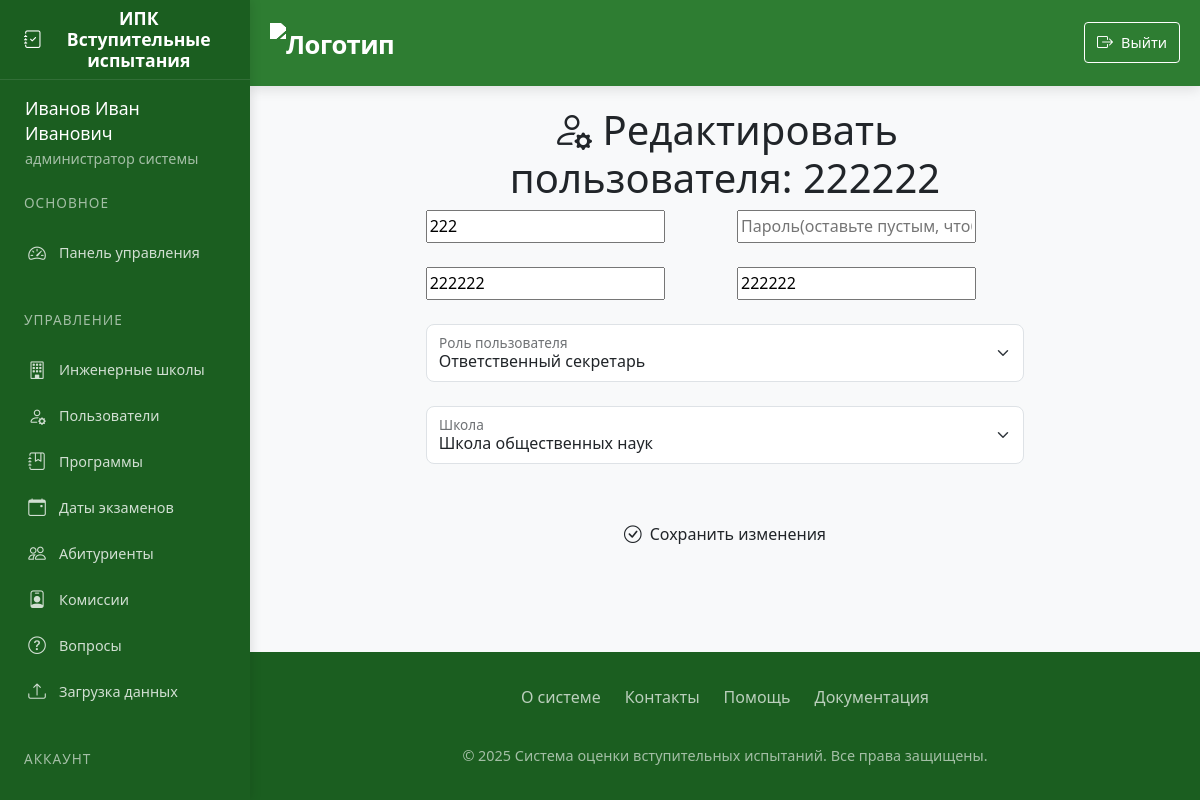
/edit_user/9 (signed in), run on an earlier commit of the app's database.
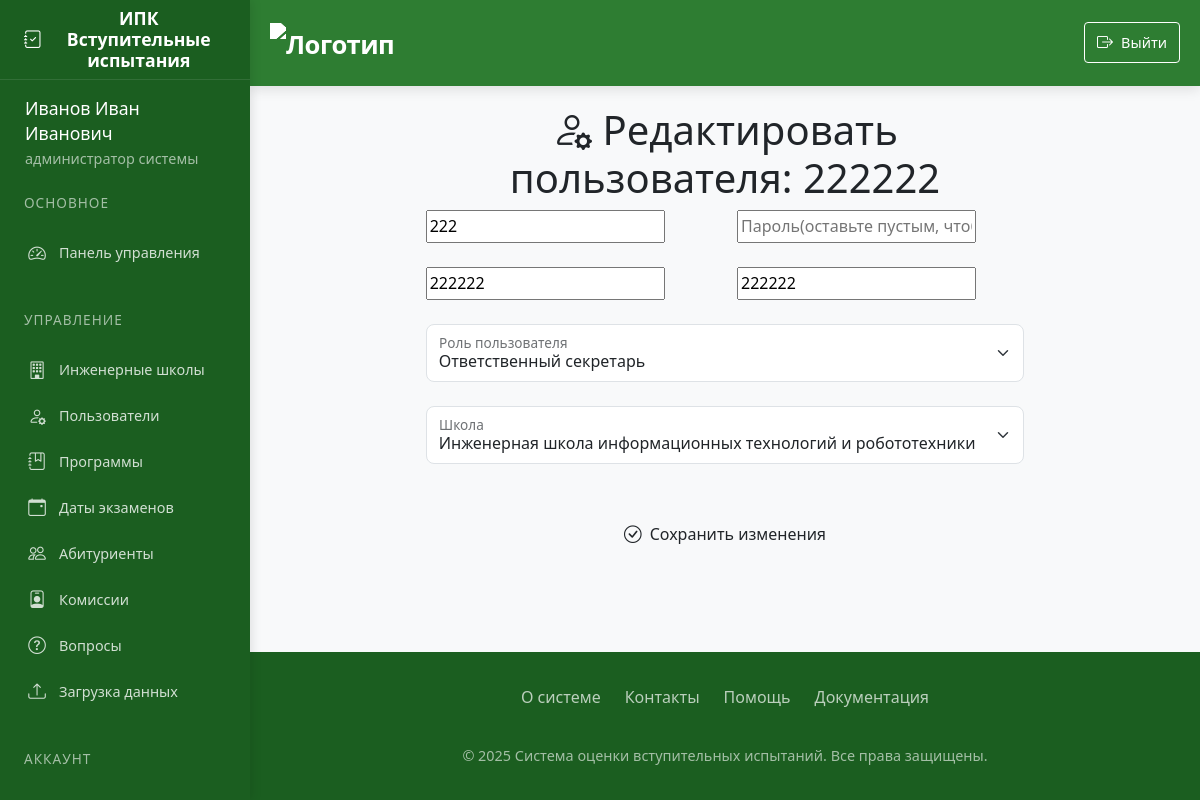
And on a later commit of the database.
### app/models.py (models this page shows)
class User(UserMixin, db.Model):
    id = db.Column(db.Integer, primary_key=True)
    username = db.Column(db.String(80), unique=True, nullable=False)
    password = db.Column(db.String(120), nullable=False)
    full_name = db.Column(db.String(100), nullable=False)
    position = db.Column(db.String(100), nullable=False)
    role = db.Column(db.String(20), nullable=False)  # 'admin', 'secretary', 'commission'
    school_id = db.Column(db.Integer, db.ForeignKey('engineering_school.id'))
    engineering_school = db.relationship('EngineeringSchool', backref='users')
    commission_members = db.relationship('CommissionMember', back_populates='user', cascade='all, delete-orphan')
    standard_commissions = db.relationship('StandardCommission', back_populates='user', cascade='all, delete-orphan')

### app/routes.py (the view, shortened to what this page needs)
@routes.route('/edit_user/<int:user_id>', methods=['GET', 'POST'])
@login_required
def edit_user(user_id):
    if current_user.role != 'admin':
        abort(403)
    user = User.query.get_or_404(user_id)
    form = UserForm(obj=user)
    return render_template('edit_user.html', form=form, user=user)

### app/forms.py
class UserForm(FlaskForm):
    username = StringField('Логин', validators=[DataRequired(), Length(min=3, max=80)])
    password = PasswordField('Пароль')
    full_name = StringField('ФИО', validators=[DataRequired(), Length(min=5, max=100)])
    position = StringField('Должность', validators=[DataRequired(), Length(min=3, max=100)])
    role = SelectField('Роль', choices=[
        ('admin', 'Администратор'),
        ('secretary', 'Ответственный секретарь'),
        ('commission', 'Экзаменатор')
    ], validators=[DataRequired()])
    school_id = SelectField('Инженерная школа', coerce=int, validators=[Optional()])
    submit = SubmitField('Сохранить')
    def __init__(self, *args, **kwargs):
        super(UserForm, self).__init__(*args, **kwargs)
        self.school_id.choices = [(s.id, s.name) for s in EngineeringSchool.query.all()]
        self.school_id.choices.insert(0, (0, '-- Не выбрана --'))

### app/templates/edit_user.html (shortened to what this page needs)
{% extends "base.html" %}
{% block content %}
<div class="spacer-lg">
    <div class="row justify-content-center">
        <div class="col-lg-8">
            <div class="card-elegant">
                <div class="card-header-elegant text-center">
                    <h1><i class="bi bi-person-gear"></i> Редактировать пользователя: {{ user.full_name }}</h1>
                </div>
                <div class="card-body">
                    <form method="POST">
                        <div class="row g-4">
                            <div class="col-md-6">
                                <div class="form-floating">
                                    {{ form.username(class="form-control-elegant", placeholder="Логин") }}
                                </div>
                            </div>
                            <div class="col-md-6">
                                <div class="form-floating">
                                    {{ form.password(class="form-control-elegant", placeholder="Пароль(оставьте пустым, чтобы не менять)") }}
                                </div>
                            </div>
                            <div class="col-md-6">
                                <div class="form-floating">
                                    {{ form.full_name(class="form-control-elegant", placeholder="ФИО") }}
                                </div>
                            </div>
                            <div class="col-md-6">
                                <div class="form-floating">
                                    {{ form.position(class="form-control-elegant", placeholder="Должность") }}
                                </div>
                            </div>
                            <div class="col-12">
                                <div class="form-floating">
                                    {{ form.role(class="form-control-elegant form-select") }}
                                    <label>Роль пользователя</label>
                                </div>
                            </div>
                            <div class="col-12">
                                <div class="form-floating">
                                    {{ form.school_id(class="form-control-elegant form-select") }}
                                    <label>Школа</label>
                                </div>
                            </div>
                        </div>
                        <div class="mt-5 text-center">
                            <button type="submit" class="btn btn-primary-elegant px-5">
                                <i class="bi bi-check-circle"></i> Сохранить изменения
                            </button>
                        </div>
                    </form>
                </div>
            </div>
        </div>
    </div>
</div>
{% endblock %}

What changed in the data, as far as the page shows it:
changed User "Ответственный секретарь": school_id "Школа общественных наук" → "Инженерная школа информационных технологий и робототехники"
